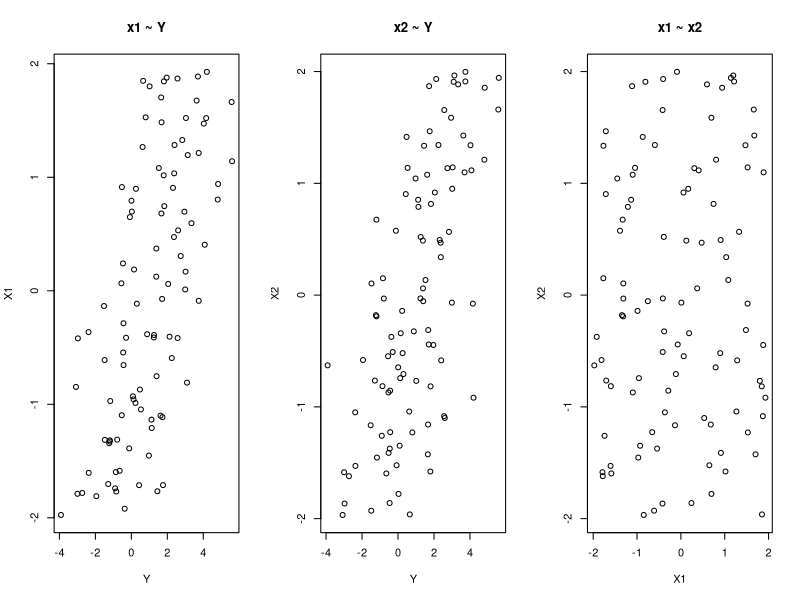
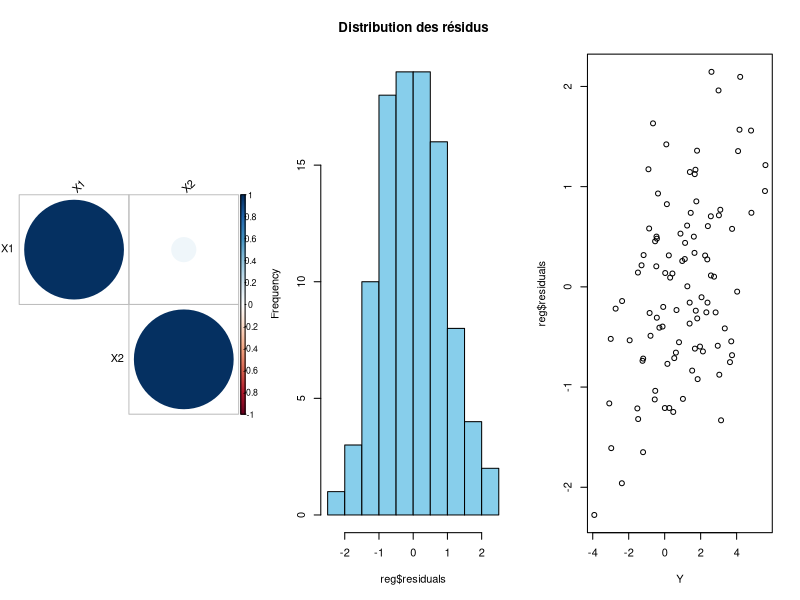
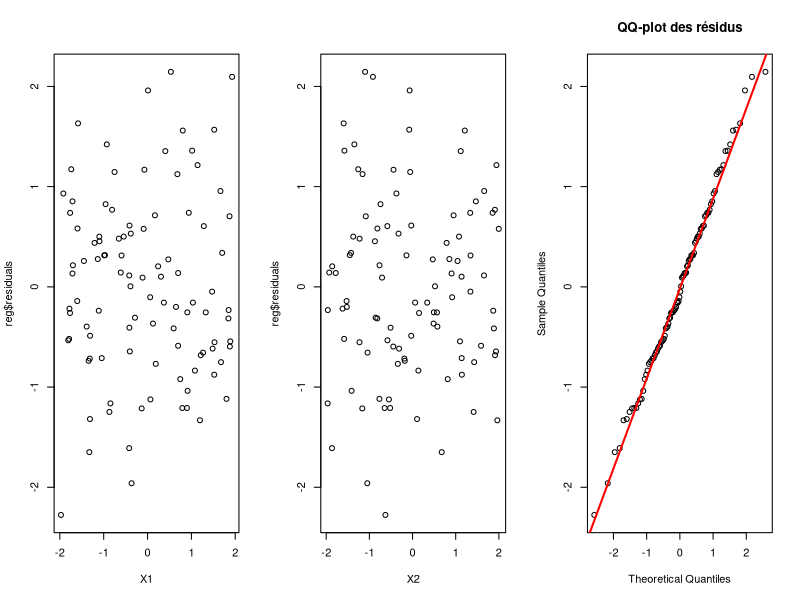
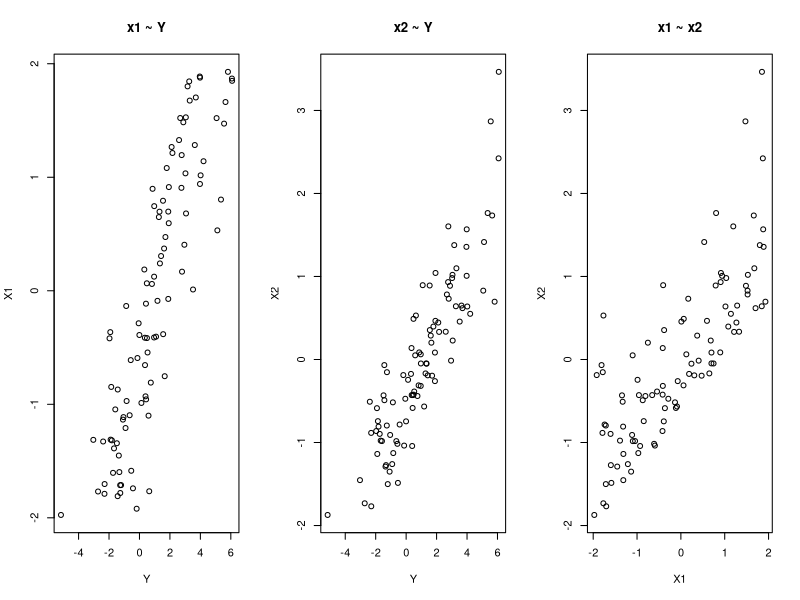
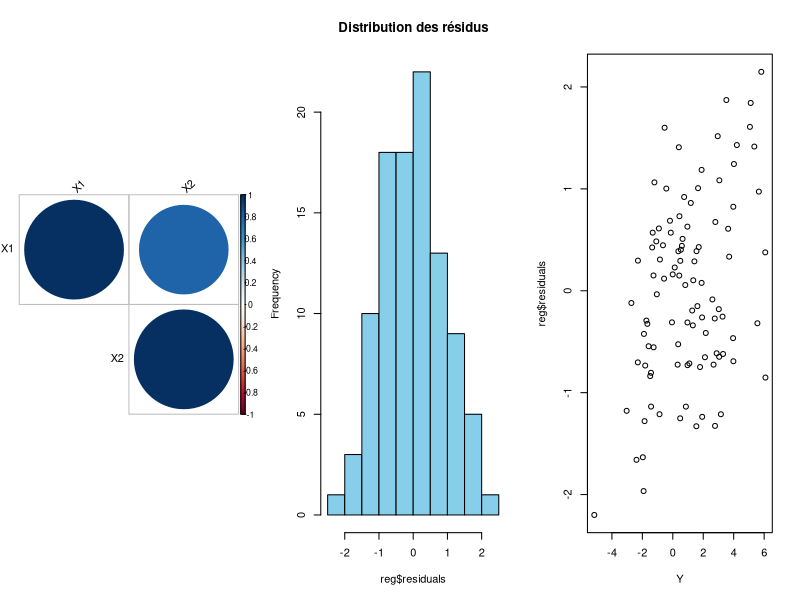
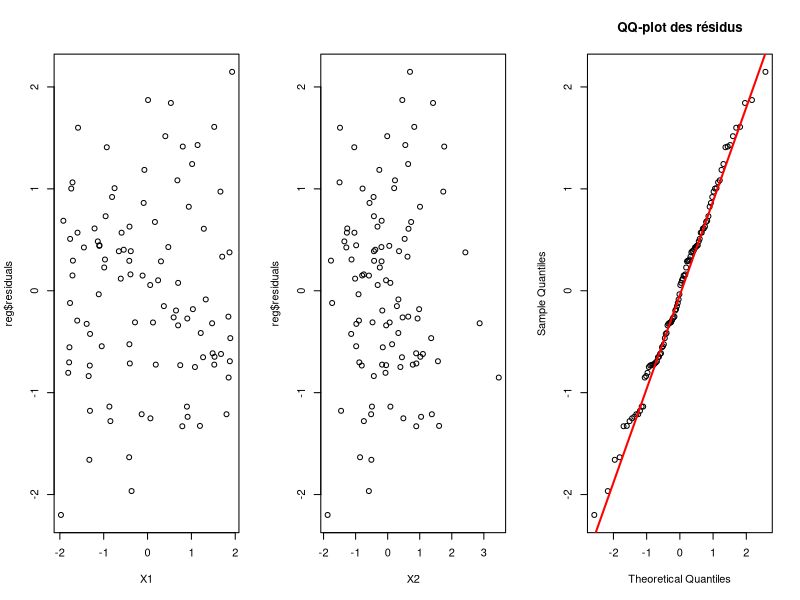

R code for these plots, in order:
## ---- chunk 1
#=================
#   PACKAGES
#=================

library(corrplot)


## ---- chunk 2
set.seed(123)
n <-  100

# Résidu 
sigma2 <- 1
bruit <- rnorm(n, mean = 0, sd = sqrt(sigma2))

# Vecteur
X1 <- runif(n, min = -2, max = 2)
X2 <- runif(n, min = -2, max = 2)

# Coefficient beta 
beta <-  c(1, 1, 1)

# Réponse Y
Y <- beta[1] + beta[2]*X1 + beta[3]*X2 + bruit

# RL
reg <- lm(Y ~ X1 + X2)
## ---- chunk 3
#visualisation de la corrélation entre les variables 
par(mfrow = c(1, 3))
plot(Y, X1, main = "x1 ~ Y")
plot(Y, X2, main = "x2 ~ Y")
plot(X1, X2, main = "x1 ~ x2")
## ---- chunk 4
#Matrice de corrélation et plot 
X = cbind(X1,X2)
cor_mat = cor(X)
corrplot(cor_mat, type="upper", order="hclust", tl.col="black", tl.srt=45)

## ---- chunk 5


hist(reg$residuals, col = "skyblue", main = "Distribution des résidus")

## ---- chunk 6
# Graphe des résidus en fonction de Y
plot(Y, reg$residuals)

# Graphe des résidus en fonction de X1
plot(X1, reg$residuals)

# Graphe des résidus en fonction de X2
plot(X2, reg$residuals)
## ---- chunk 7
# QQ-plot des résidus
qqnorm(residuals(reg), main = "QQ-plot des résidus")
qqline(residuals(reg), col = "red", lwd = 2)
## ---- chunk 8
set.seed(123)
n <-  100

# Résidu 
sigma2 <- 1
bruit <- rnorm(n, mean = 0, sd = sqrt(sigma2))

# Vecteur
X1 <- runif(n, min = -2, max = 2)

# Génération de X2 corrélé à X1
rho <- 0.8  # corrélation souhaitée (entre -1 et 1)
X2 <- rho * scale(X1) + sqrt(1 - rho^2) * scale(rexp(n, rate = 3))
X2 <- as.numeric(scale(X2))

# Coefficient beta 
beta <-  c(1, 1, 1)

# Réponse Y
Y <- beta[1] + beta[2]*X1 + beta[3]*X2 + bruit

# RL
reg <- lm(Y ~ X1 + X2)
## ---- chunk 9
#visualisation de la corrélation entre les variables 
par(mfrow = c(1, 3))
plot(Y, X1, main = "x1 ~ Y")
plot(Y, X2, main = "x2 ~ Y")
plot(X1, X2, main = "x1 ~ x2")


## ---- chunk 10
#matrice de corrélation et plot 
X = cbind(X1,X2)
cor_mat = cor(X)
corrplot(cor_mat, type="upper", order="hclust", tl.col="black", tl.srt=45)
## ---- chunk 11

hist(reg$residuals, col = "skyblue", main = "Distribution des résidus")



## ---- chunk 12
# Graphe des résidus en fonction de Y
plot(Y, reg$residuals)

# Graphe des résidus en fonction de X1
plot(X1, reg$residuals)

# Graphe des résidus en fonction de X2
plot(X2, reg$residuals)
## ---- chunk 13
# QQ-plot des résidus
qqnorm(residuals(reg), main = "QQ-plot des résidus")
qqline(residuals(reg), col = "red", lwd = 2)
